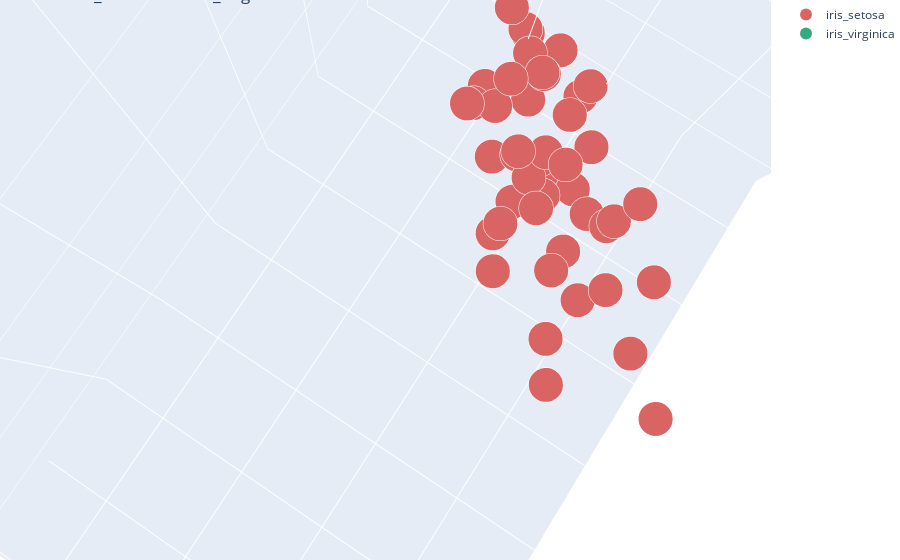

Notebook code cell kept with this figure:
### Markdown cell above
### 3D Plot (plotly)

### Code cell
# import data again
data = pd.read_csv('Iris.csv')
# data of iris setosa
iris_setosa = data[data.Species == "Iris-setosa"]
# # data of iris virginica
iris_virginica = data[data.Species == "Iris-virginica"]

# trace1 =  iris setosa
trace1 = go.Scatter3d(
    x=iris_setosa.SepalLengthCm,
    y=iris_setosa.SepalWidthCm,
    z=iris_setosa.PetalLengthCm,
    mode='markers',
    name = "iris_setosa",
    marker=dict(
        color='rgb(217, 100, 100)',
        size=12,
        line=dict(
            color='rgb(255, 255, 255)',
            width=0.1
        )
    )
)
# trace2 =  iris virginica
trace2 = go.Scatter3d(
    x=iris_virginica.SepalLengthCm,
    y=iris_virginica.SepalWidthCm,
    z=iris_virginica.PetalLengthCm,
    mode='markers',
    name = "iris_virginica",
    marker=dict(
        color='rgb(54, 170, 127)',
        size=12,
        line=dict(
            color='rgb(204, 204, 204)',
            width=0.1
        )
    )
)
data = [trace1, trace2]
layout = go.Layout(
    title = ' 3D iris_setosa and iris_virginica',
    margin=dict(
        l=0,
        r=0,
        b=0,
        t=0
    )
)
fig = go.Figure(data=data, layout=layout)
iplot(fig)

### Figure 1 — Plotly figure (JSON) as saved in the notebook; plotly's stock layout.template omitted (floating-point values rounded to 4 significant figures)
{"data": [{"marker": {"color": "rgb(217, 100, 100)", "line": {"color": "rgb(255, 255, 255)", "width": 0.1}, "size": 12}, "mode": "markers", "name": "iris_setosa", "type": "scatter3d", "x": [5.1, 4.9, 4.7, 4.6, 5, 5.4, 4.6, 5, 4.4, 4.9, 5.4, 4.8, 4.8, 4.3, 5.8, 5.7, 5.4, 5.1, 5.7, 5.1, 5.4, 5.1, 4.6, 5.1, 4.8, 5, 5, 5.2, 5.2, 4.7, 4.8, 5.4, 5.2, 5.5, 4.9, 5, 5.5, 4.9, 4.4, 5.1, 5, 4.5, 4.4, 5, 5.1, 4.8, 5.1, 4.6, 5.3, 5], "y": [3.5, 3, 3.2, 3.1, 3.6, 3.9, 3.4, 3.4, 2.9, 3.1, 3.7, 3.4, 3, 3, 4, 4.4, 3.9, 3.5, 3.8, 3.8, 3.4, 3.7, 3.6, 3.3, 3.4, 3, 3.4, 3.5, 3.4, 3.2, 3.1, 3.4, 4.1, 4.2, 3.1, 3.2, 3.5, 3.1, 3, 3.4, 3.5, 2.3, 3.2, 3.5, 3.8, 3, 3.8, 3.2, 3.7, 3.3], "z": [1.4, 1.4, 1.3, 1.5, 1.4, 1.7, 1.4, 1.5, 1.4, 1.5, 1.5, 1.6, 1.4, 1.1, 1.2, 1.5, 1.3, 1.4, 1.7, 1.5, 1.7, 1.5, 1, 1.7, 1.9, 1.6, 1.6, 1.5, 1.4, 1.6, 1.6, 1.5, 1.5, 1.4, 1.5, 1.2, 1.3, 1.5, 1.3, 1.5, 1.3, 1.3, 1.3, 1.6, 1.9, 1.4, 1.6, 1.4, 1.5, 1.4]}, {"marker": {"color": "rgb(54, 170, 127)", "line": {"color": "rgb(204, 204, 204)", "width": 0.1}, "size": 12}, "mode": "markers", "name": "iris_virginica", "type": "scatter3d", "x": [6.3, 5.8, 7.1, 6.3, 6.5, 7.6, 4.9, 7.3, 6.7, 7.2, 6.5, 6.4, 6.8, 5.7, 5.8, 6.4, 6.5, 7.7, 7.7, 6, 6.9, 5.6, 7.7, 6.3, 6.7, 7.2, 6.2, 6.1, 6.4, 7.2, 7.4, 7.9, 6.4, 6.3, 6.1, 7.7, 6.3, 6.4, 6, 6.9, 6.7, 6.9, 5.8, 6.8, 6.7, 6.7, 6.3, 6.5, 6.2, 5.9], "y": [3.3, 2.7, 3, 2.9, 3, 3, 2.5, 2.9, 2.5, 3.6, 3.2, 2.7, 3, 2.5, 2.8, 3.2, 3, 3.8, 2.6, 2.2, 3.2, 2.8, 2.8, 2.7, 3.3, 3.2, 2.8, 3, 2.8, 3, 2.8, 3.8, 2.8, 2.8, 2.6, 3, 3.4, 3.1, 3, 3.1, 3.1, 3.1, 2.7, 3.2, 3.3, 3, 2.5, 3, 3.4, 3], "z": [6, 5.1, 5.9, 5.6, 5.8, 6.6, 4.5, 6.3, 5.8, 6.1, 5.1, 5.3, 5.5, 5, 5.1, 5.3, 5.5, 6.7, 6.9, 5, 5.7, 4.9, 6.7, 4.9, 5.7, 6, 4.8, 4.9, 5.6, 5.8, 6.1, 6.4, 5.6, 5.1, 5.6, 6.1, 5.6, 5.5, 4.8, 5.4, 5.6, 5.1, 5.1, 5.9, 5.7, 5.2, 5, 5.2, 5.4, 5.1]}], "layout": {"autosize": true, "margin": {"b": 0, "l": 0, "r": 0, "t": 0}, "scene": {"aspectmode": "auto", "aspectratio": {"x": 0.9995, "y": 0.6108, "z": 1.638}, "camera": {"center": {"x": 0, "y": 0, "z": 0}, "eye": {"x": 0.01326, "y": 0.00868, "z": 0.1202}, "projection": {"type": "perspective"}, "up": {"x": 0, "y": 0, "z": 1}}}, "title": {"text": " 3D iris_setosa and iris_virginica"}}}
